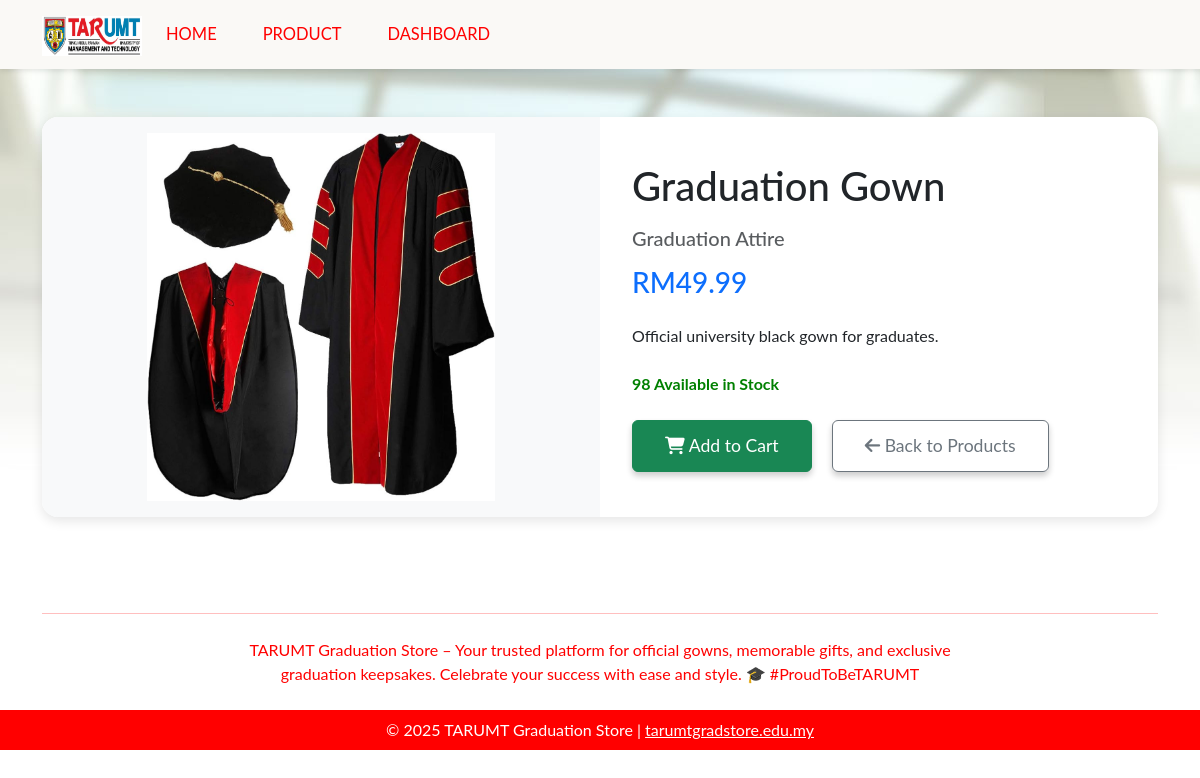
Screenshot of /PhpProject1/product_details.php?product_id=10 with the database file from the repository.
### tables this page shows
CREATE TABLE `product` (
  `product_id` int(5) NOT NULL,
  `product_name` varchar(40) NOT NULL,
  `category` varchar(30) NOT NULL,
  `description` text NOT NULL,
  `price` decimal(10,2) NOT NULL,
  `stock_quantity` int(10) NOT NULL,
  `image_url` varchar(100) NOT NULL
);

### PhpProject1/product_details.php (the view, shortened to what this page needs)
<?php
require_once 'helper.php';
$product_id = intval($_GET['product_id']);
$sql = "SELECT * FROM Product WHERE product_id = $product_id";
$result = $conn->query($sql);
$product = $result->fetch_assoc();
?>
<!DOCTYPE html>
<html lang="en">
    <head>
        <link rel="stylesheet" href="https://cdn.jsdelivr.net/npm/bootstrap@5.3.1/dist/css/bootstrap.min.css">
        <link rel="stylesheet" href="https://cdnjs.cloudflare.com/ajax/libs/font-awesome/6.4.2/css/all.min.css">
        <link rel="stylesheet" href="css/default.css"/>
        <link rel="stylesheet" href="css/nav.css"/>
    </head>
    <body>
        <?php include 'nav.php'; ?>
        <div class="container my-5">
            <div class="card product-details-card">
                <div class="row g-0">
                    <div class="col-md-6">
                        <img src="img/product/<?php echo htmlspecialchars($product['image_url']); ?>" alt="<?php echo htmlspecialchars($product['product_name']); ?>" class="img-fluid product-image">
                    </div>
                    <div class="col-md-6 d-flex align-items-center">
                        <div class="product-info">
                            <h1 class="mb-3"><?php echo htmlspecialchars($product['product_name']); ?></h1>
                            <h5 class="text-muted mb-3"><?php echo htmlspecialchars($product['category']); ?></h5>
                            <h3 class="text-primary mb-4">RM<?php echo number_format($product['price'], 2); ?></h3>
                            <p class="mb-4"><?php echo nl2br(htmlspecialchars($product['description'])); ?></p>
                            <p class="mb-4">
                                <?php if ($product['stock_quantity'] > 0): ?>
                                    <span class="stock-available"><?php echo $product['stock_quantity']; ?> Available in Stock</span>
                                <?php else: ?>
                                    <span class="stock-unavailable">Out of Stock</span>
                                <?php endif; ?>
                            </p>
                            <?php if ($product['stock_quantity'] > 0): ?>
                                <a href="crud/add_to_cart.php?product_id=<?php echo $product['product_id']; ?>" class="btn btn-success btn-add-cart">
                                    <i class="fas fa-shopping-cart"></i> Add to Cart
                                </a>
                            <?php else: ?>
                                <button class="btn btn-secondary btn-add-cart" disabled>
                                    <i class="fas fa-ban"></i> Out of Stock
                                </button>
                            <?php endif; ?>
                            <a href="product.php" class="btn btn-outline-secondary btn-add-cart ms-3">
                                <i class="fas fa-arrow-left"></i> Back to Products
                            </a>
                        </div>
                    </div>
                </div>
            </div>
        </div>
        <?php include 'footer.php'; ?>
    </body>
</html>

### PhpProject1/css/default.css (style rules this page uses)
body { font-family: "Lato", Helvetica, Arial, sans-serif; color: #666; background: url(../img/backgroud.jpg) repeat-x fixed; font-weight: 400; text-rendering: optimizeLegibility; }

### PhpProject1/css/nav.css (style rules this page uses)
.btn { box-shadow: 0 4px 6px rgba(0, 0, 0, 0.2); transition: all 0.3s ease-in-out; }

### PhpProject1/product_details.php (style rules this page uses)
.product-details-card { border: none; border-radius: 1rem; box-shadow: 0 4px 12px rgba(0, 0, 0, 0.1); overflow: hidden; }
.product-image { width: 100%; max-height: 400px; object-fit: contain; background: #f8f9fa; padding: 1rem; }
.product-info { padding: 2rem; }
.stock-available { font-weight: bold; color: green; }
.btn-add-cart { padding: 0.75rem 2rem; font-size: 1.1rem; }

### rows the page displays
product: image_url (picture), product_name "Graduation Gown", category "Graduation Attire", price "49.99", description "Official university black gown for graduates.", stock_quantity "98"
